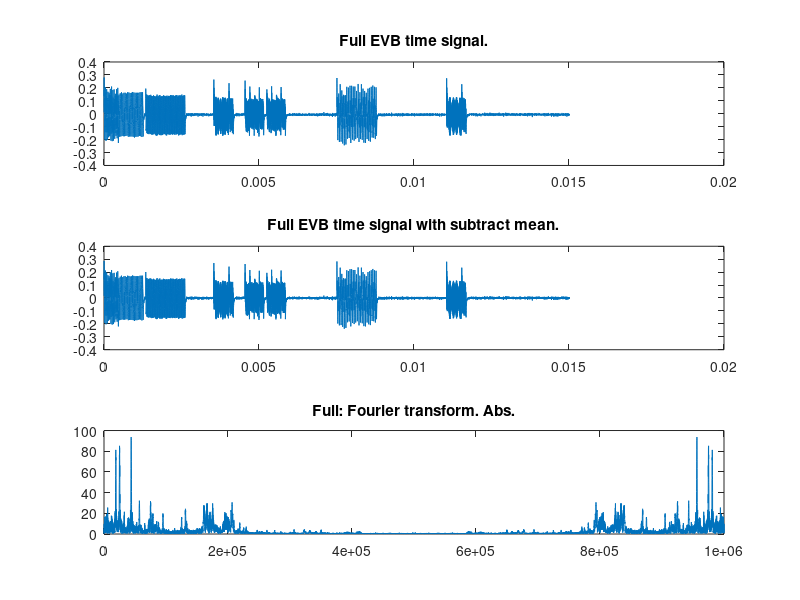

The MATLAB script that drew this image:
%mducng/SoC/D2/G2touch
%%%%%%%%%%%%%%%%%%%%%%%%%%%%%%%%%%%%%%%%%%%%%%%%%%%%%%%%%%%%%%%%%%%%%%%%%%%
clc;
clear;
close all;
%%%%%%%%%%%%%%%%%%%%%%%%%%%%%%%%%%%%%%%%%%%%%%%%%%%%%%%%%%%%%%%%%%%%%%%%%%%
% load txt file
load EVB1M1.txt;
dataraw             = EVB1M1;
temp                = size(dataraw);
length_full         = temp(1);
x_full_raw          = dataraw;
%%%%%%%%%%%%%%%%%%%%%%%%%%%%%%%%%%%%%%%%%%%%%%%%%%%%%%%%%%%%%%%%%%%%%%%%%%%
Fs                  = 10^6;  
dt                  = 1/Fs;
%%%%%%%%%%%%%%%%%%%%%%%%%%%%%%%%%%%%%%%%%%%%%%%%%%%%%%%%%%%%%%%%%%%%%%%%%%%
% Substract mean:
x_full              = x_full_raw - mean(x_full_raw);
t_full              = (1:1:length(x_full))*dt;
% FFT calculation for BeaconLF
Nfft                = length(x_full);
deltaF              = Fs/Nfft;
tVectors            = (1:Nfft)*dt;
fVectors            = (1:Nfft)*deltaF;
% Beacon LF part to FFT calculation
fftfullTem          = fft(x_full(1:1:Nfft),Nfft);
fftfull             = abs(fftfullTem);
%%%%%%%%%%%%%%%%%%%%%%%%%%%%%%%%%%%%%%%%%%%%%%%%%%%%%%%%%%%%%%%%%%%%%%%%%%%
% plot full EVB time signal
figure(1);
subplot(3,1,1);
plot(t_full,x_full_raw);
title('Full EVB time signal.');
subplot(3,1,2);
plot(t_full,x_full);
title('Full EVB time signal with subtract mean.');
% plot fft output
subplot(3,1,3);
plot(fVectors,fftfull);
title('Full: Fourier transform. Abs.'); 
%%%%%%%%%%%%%%%%%%%%%%%%%%%%%%%%%%%%%%%%%%%%%%%%%%%%%%%%%%%%%%%%%%%%%%%%%%%
